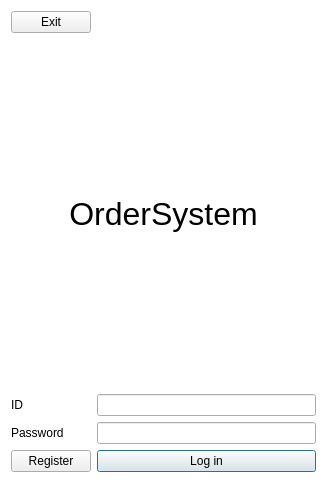
<?xml version="1.0" encoding="UTF-8"?>
<ui version="4.0">
 <class>Login</class>
 <widget class="QDialog" name="Login">
  <property name="geometry">
   <rect>
    <x>0</x>
    <y>0</y>
    <width>327</width>
    <height>483</height>
   </rect>
  </property>
  <property name="windowTitle">
   <string>Dialog</string>
  </property>
  <property name="styleSheet">
   <string notr="true">#Login { 
	background-color: rgb(255, 255, 255);
} 
#Login * { 
border-image:url(); 
}</string>
  </property>
  <layout class="QGridLayout" name="gridLayout">
   <item row="3" column="1">
    <widget class="QLineEdit" name="IDLe"/>
   </item>
   <item row="5" column="1">
    <widget class="QPushButton" name="LogBtn">
     <property name="text">
      <string>Log in</string>
     </property>
    </widget>
   </item>
   <item row="3" column="0">
    <widget class="QLabel" name="IDLb">
     <property name="text">
      <string>ID</string>
     </property>
    </widget>
   </item>
   <item row="4" column="0">
    <widget class="QLabel" name="PwdLb">
     <property name="text">
      <string>Password</string>
     </property>
    </widget>
   </item>
   <item row="5" column="0">
    <widget class="QPushButton" name="regBtn">
     <property name="text">
      <string>Register</string>
     </property>
    </widget>
   </item>
   <item row="4" column="1">
    <widget class="QLineEdit" name="PWdLe">
     <property name="echoMode">
      <enum>QLineEdit::Password</enum>
     </property>
    </widget>
   </item>
   <item row="2" column="0" colspan="2">
    <widget class="QLabel" name="Name">
     <property name="font">
      <font>
       <pointsize>24</pointsize>
      </font>
     </property>
     <property name="text">
      <string>OrderSystem</string>
     </property>
     <property name="alignment">
      <set>Qt::AlignCenter</set>
     </property>
    </widget>
   </item>
   <item row="0" column="0">
    <widget class="QPushButton" name="ExitBtn">
     <property name="text">
      <string>Exit</string>
     </property>
    </widget>
   </item>
  </layout>
 </widget>
 <resources/>
 <connections/>
</ui>
